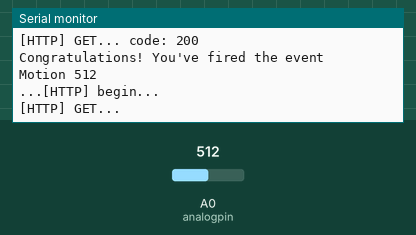
This sketch was run on a simulated ESP8266 (NodeMCU). Parts: the last lines printed to the serial monitor. Inputs (shaded band) come from the test bench; at power-on: A0 (analogpin) = 512. WiFi joins after 1.5 s; servers stay silent unless stated; web services answer with replies made up by the test bench.

Above: at 2.7 s.
2.8 s: A0 (analogpin) set to 488
At 3.7 s:
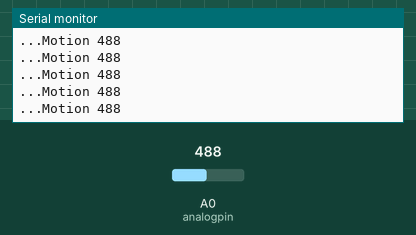
4.3 s: A0 (analogpin) set to 0
At 5.1 s:
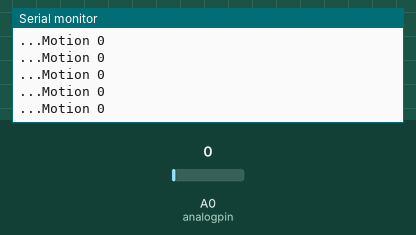
Timing chart, 0 to 5.9 s (numbered marks = the images above; inputs shaded):
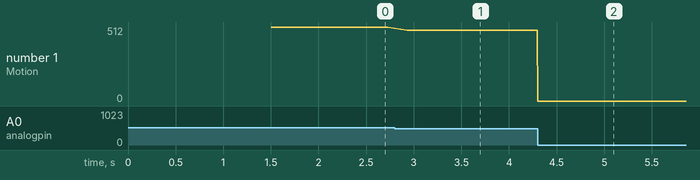

Measured:
- the behaviour switches between 501 and 500 on A0 (analogpin) (found by bisection; images 0 and 1)
- after the input at 2.8 s, the serial monitor: prints a new line after 0.13 s (image 1)
- after the input at 4.3 s, the serial monitor: prints a new line at once (image 2)
- plotted number 1: 512 → 0 after the input at 2.8 s

The sketch:

Intrusion_Detection_with_Notification.ino
```cpp
/***************************************************
  Code is edited by Arijit bag for it's project called
  Home Automation

 ****************************************************/
#include <ESP8266WiFi.h>
#include <ESP8266HTTPClient.h>


/************************* Pin Definition *********************************/

#define S0                D3
#define S1                D4
#define analogpin         A0

/************************* WiFi Access Point *********************************/

#define WLAN_SSID       "SSID"
#define WLAN_PASS       "PASS"

/*************************** Sketch Code ************************************/

void setup() {
  Serial.begin(115200);
  pinMode(S0, OUTPUT);
  pinMode(S1, OUTPUT);
  pinMode(A0, INPUT);

  // Connect to WiFi access point.
  Serial.println(); Serial.println();
  Serial.print("Connecting to ");
  Serial.println(WLAN_SSID);
  WiFi.begin(WLAN_SSID, WLAN_PASS);
  while (WiFi.status() != WL_CONNECTED) {
    delay(500);
    Serial.print(".");
  }
  Serial.println();

  Serial.println("WiFi connected");
  Serial.println("IP address: "); Serial.println(WiFi.localIP());
}
void loop() {

  digitalWrite(S0, LOW);
  digitalWrite(S1, LOW);
  Serial.print("Motion "); Serial.println(analogRead(analogpin));
  Serial.print("...");

  int Value = analogRead(analogpin);
  if(Value > 500)
  {
    HTTPClient http;

        Serial.print("[HTTP] begin...\n");
        // configure traged server and url
        //http.begin("https://192.168.1.12/test.html", "7a 9c f4 db 40 d3 62 5a 6e 21 bc 5c cc 66 c8 3e a1 45 59 38"); //HTTPS
          http.begin("http://maker.ifttt.com/trigger/EVENT_NAME/with/key/KEY"); //HTTP

        Serial.print("[HTTP] GET...\n");
        // start connection and send HTTP header
        int httpCode = http.GET();

        // httpCode will be negative on error
        if(httpCode > 0) {
            // HTTP header has been send and Server response header has been handled
            Serial.printf("[HTTP] GET... code: %d\n", httpCode);

            // file found at server
            if(httpCode == HTTP_CODE_OK) {
                String payload = http.getString();
                Serial.println(payload);
            }
        } else {
            Serial.printf("[HTTP] GET... failed, error: %s\n", http.errorToString(httpCode).c_str());
        }

        http.end();
  }
}
```
